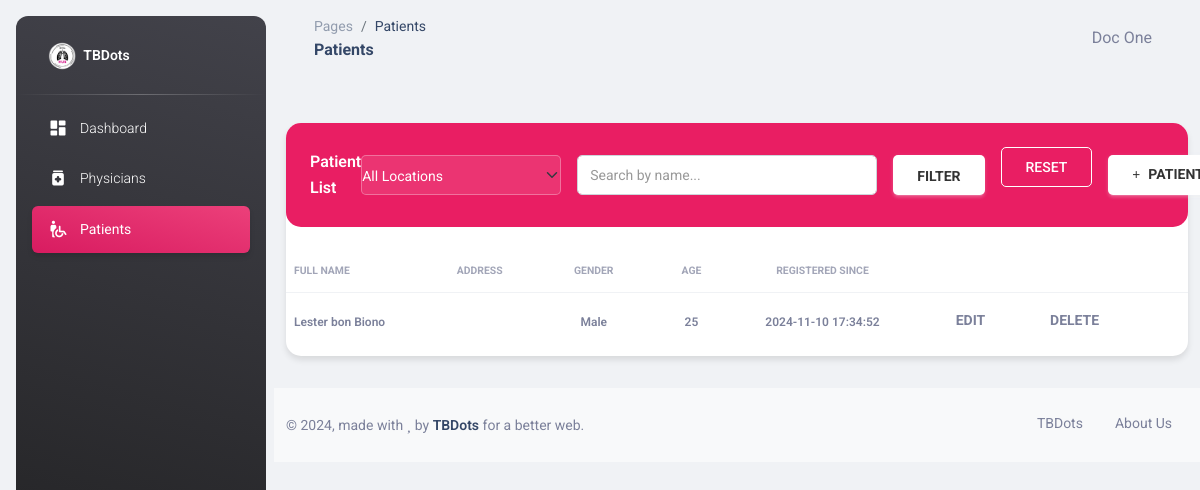
Page /patients.php (signed in) on the earlier database version.
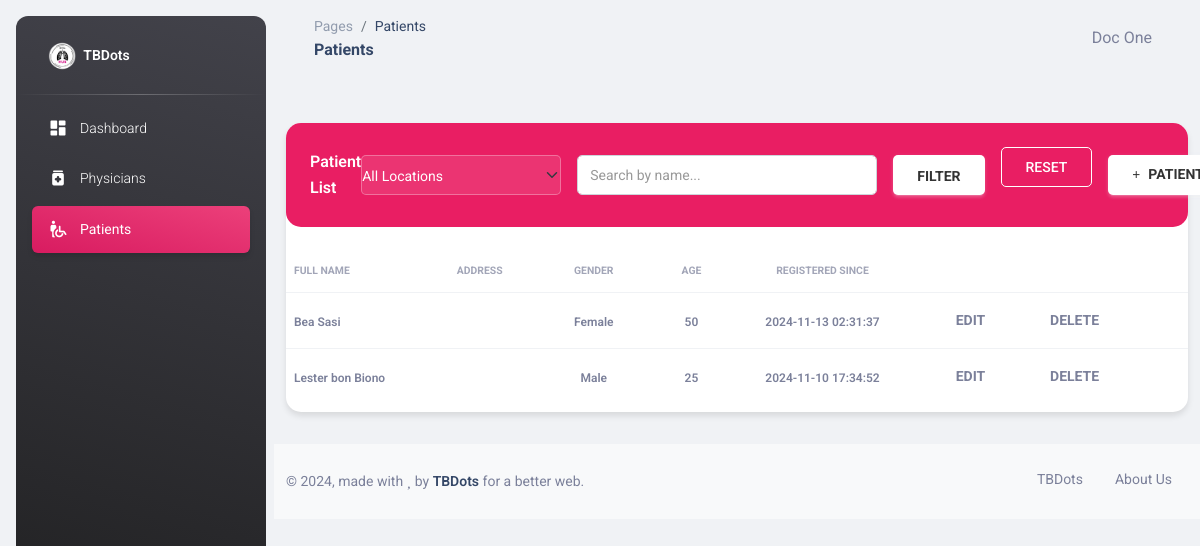
Same page on the later database version.
### tables this page shows
CREATE TABLE IF NOT EXISTS `patients` (
  `id` int NOT NULL AUTO_INCREMENT,
  `fullname` text NOT NULL,
  `age` int NOT NULL DEFAULT '0',
  `gender` tinyint NOT NULL DEFAULT '0',
  `contact` varchar(50) DEFAULT NULL,
  `address` text,
  `physician_id` int DEFAULT NULL,
  `location_id` int DEFAULT NULL,
  `lab_results_id` int DEFAULT NULL,
  `updated_at` timestamp NOT NULL DEFAULT CURRENT_TIMESTAMP ON UPDATE CURRENT_TIMESTAMP,
  `created_at` timestamp NOT NULL DEFAULT CURRENT_TIMESTAMP,
  `height` int DEFAULT NULL,
  `dob` date DEFAULT NULL,
  `bcg_scar` enum('Yes','No','Doubtful') DEFAULT NULL,
  `occupation` varchar(100) DEFAULT NULL,
  `phil_health_no` varchar(50) DEFAULT NULL,
  `contact_person` varchar(100) DEFAULT NULL,
  `contact_person_no` varchar(50) DEFAULT NULL,
  PRIMARY KEY (`id`),
  KEY `FK_patients_lab_results` (`lab_results_id`),
  KEY `FK_patients_users` (`physician_id`),
  KEY `idx_fullname` (`fullname`(50)),
  KEY `idx_contact` (`contact`),
  KEY `FK_patients_locations` (`location_id`),
  CONSTRAINT `FK_patients_lab_results` FOREIGN KEY (`lab_results_id`) REFERENCES `lab_results` (`id`),
  CONSTRAINT `FK_patients_locations` FOREIGN KEY (`location_id`) REFERENCES `locations` (`id`),
  CONSTRAINT `FK_patients_users` FOREIGN KEY (`physician_id`) REFERENCES `users` (`id`)
);

### patients.php (the view, shortened to what the changed rows need)
<?php
require_once "connection/db.php";
include_once('head.php');
$whereConditions = [];
$whereClause = !empty($whereConditions) ? "WHERE " . implode(" AND ", $whereConditions) : "";
$sql = "
    SELECT
        p.*,
        COALESCE(b.name, '') as barangay_name,
        COALESCE(m.location, '') as municipality_name
    FROM patients p
    LEFT JOIN locations l ON p.location_id = l.id
    LEFT JOIN municipalities m ON l.municipality_id = m.id
    LEFT JOIN barangays b ON l.barangay_id = b.id
    $whereClause
    ORDER BY p.created_at DESC";
$result = $conn->query($sql);
?>
<body class="g-sidenav-show  bg-gray-200">
  <main class="main-content position-relative max-height-vh-100 h-100 border-radius-lg ">
    <div class="container-fluid py-4">
      <div class="row">
        <div class="col-12">
          <div class="card my-4">
            <div class="card-body px-0 pb-2">
              <div class="table-responsive p-0">
                <table class="table align-items-center mb-0" id="patientsTable">
                  <thead>
                    <tr>
                      <th class="text-uppercase text-secondary text-xxs font-weight-bolder opacity-7 ps-2">Full name
                      </th>
                      <th class="text-center text-uppercase text-secondary text-xxs font-weight-bolder opacity-7">
                        Address</th>
                      <th class="text-center text-uppercase text-secondary text-xxs font-weight-bolder opacity-7">Gender
                      </th>
                      <th class="text-center text-uppercase text-secondary text-xxs font-weight-bolder opacity-7">Age
                      </th>
                      <th class="text-center text-uppercase text-secondary text-xxs font-weight-bolder opacity-7">
                        Registered Since</th>
                      <th class="text-secondary opacity-7"></th>
                    </tr>
                  </thead>
                  <tbody>
                    <?php
                        if ($result->num_rows > 0) {
                          $address = '';
                          while($row = $result->fetch_assoc()) {
                            echo "
                              <tr onclick='showLabResults(".$row["id"].", \"".htmlspecialchars($row["fullname"], ENT_QUOTES)."\")' style='cursor: pointer;'>
                                <td><span class='text-secondary text-xs font-weight-bold'>".$row["fullname"]."</span></td>
                                <td class='text-center'>
                                    <span class='text-secondary text-xs font-weight-bold'>".$address."</span>
                                </td>
                                <td class='text-center'><span class='text-secondary text-xs font-weight-bold'>".($row["gender"] == 1 ? "Male" : "Female")."</span></td>
                                <td class='text-center'><span class='text-secondary text-xs font-weight-bold'>".$row["age"]."</span></td>
                                <td class='text-center'><span class='text-secondary text-xs font-weight-bold'>".$row["created_at"]."</span></td>
                                <td class='align-middle' onclick='event.stopPropagation()'>
                                  " . (in_array(11, $_SESSION['module']) ? "
                                    <button onclick='editPatient(".$row["id"].", ".json_encode($row).")' class='btn btn-link text-secondary mb-0'>
                                      <i class='fa fa-edit text-xs'></i> Edit
                                    </button>" : "") . "
                                  " . (in_array(12, $_SESSION['module']) ? "
                                    <form method='POST' style='display:inline;' onsubmit='return confirm(\"Are you sure you want to delete this patient?\");'>
                                      <input type='hidden' name='delete_id' value='".$row["id"]."'>
                                      <button type='submit' class='btn btn-link text-secondary mb-0'>
                                        <i class='fa fa-trash text-xs'></i> Delete
                                      </button>
                                    </form>" : "") . "
                                </td>
                              </tr>
                            ";
                          }
                        }
                    ?>
                  </tbody>
                </table>
              </div>
            </div>
          </div>
        </div>
      </div>
    </div>
  </main>
</body>
</html>

Differences in the rows shown:
added patients: fullname "Bea Sasi", gender "Female", age "50", created_at "2024-11-13 02:31:37"
